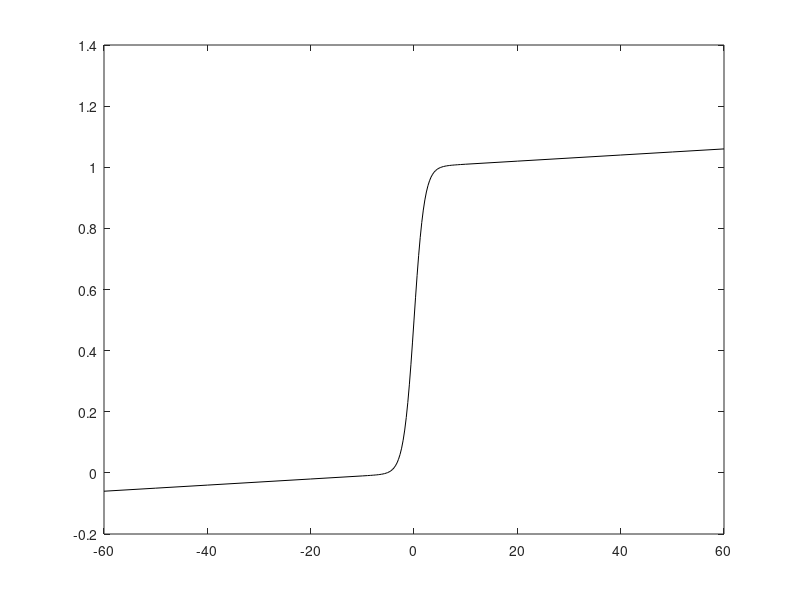

This figure's MATLAB source: (Note: this script raises an error after producing the figure.)

fun = @(x) 1./(exp(-x)+1)+0.001*x;

A = 10:10:60;
B = -9:0.3:9;
AA = [-fliplr(A), B, A]';
A = (-60:5:60)';

PP = fun(AA);
plot(AA,fun(AA),'k')
hold on;
scatter(AA,fun(AA),10,'f','r');

P = fun(AA);
[mod, fmod] = k_model(P,AA,2,12,1,0);

a=(-60:0.1:60)';
pred = fmod(a);
plot(a,pred,'b');